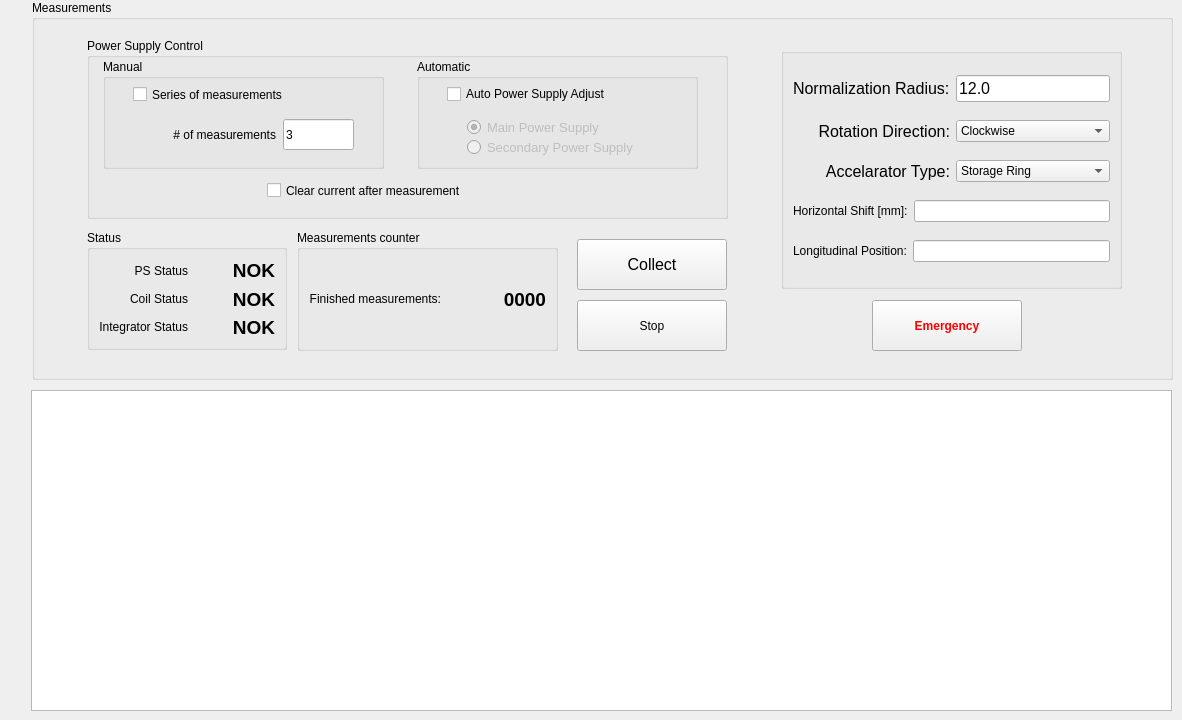
    <widget class="QWidget" name="tab_11">
     <attribute name="icon">
      <iconset resource="resource_file.qrc">
       <normaloff>:/Images/imagens/magnetic.PNG</normaloff>:/Images/imagens/magnetic.PNG</iconset>
     </attribute>
     <attribute name="title">
      <string>Measurements</string>
     </attribute>
     <widget class="QGroupBox" name="groupBox_16">
      <property name="geometry">
       <rect>
        <x>32</x>
        <y>0</y>
        <width>1141</width>
        <height>380</height>
       </rect>
      </property>
      <property name="title">
       <string>Measurements</string>
      </property>
      <widget class="QGroupBox" name="groupBox_10">
       <property name="geometry">
        <rect>
         <x>55</x>
         <y>230</y>
         <width>200</width>
         <height>120</height>
        </rect>
       </property>
       <property name="title">
        <string>Status</string>
       </property>
       <layout class="QGridLayout" name="gridLayout_10">
        <item row="0" column="0">
         <widget class="QLabel" name="label_129">
          <property name="text">
           <string>PS Status</string>
          </property>
          <property name="alignment">
           <set>Qt::AlignRight|Qt::AlignTrailing|Qt::AlignVCenter</set>
          </property>
         </widget>
        </item>
        <item row="0" column="1">
         <widget class="QLabel" name="lb_status_ps">
          <property name="font">
           <font>
            <pointsize>14</pointsize>
            <weight>75</weight>
            <bold>true</bold>
           </font>
          </property>
          <property name="layoutDirection">
           <enum>Qt::RightToLeft</enum>
          </property>
          <property name="text">
           <string>NOK</string>
          </property>
          <property name="alignment">
           <set>Qt::AlignRight|Qt::AlignTrailing|Qt::AlignVCenter</set>
          </property>
         </widget>
        </item>
        <item row="1" column="0">
         <widget class="QLabel" name="label_131">
          <property name="text">
           <string>Coil Status</string>
          </property>
          <property name="alignment">
           <set>Qt::AlignRight|Qt::AlignTrailing|Qt::AlignVCenter</set>
          </property>
         </widget>
        </item>
        <item row="1" column="1">
         <widget class="QLabel" name="lb_status_coil">
          <property name="font">
           <font>
            <pointsize>14</pointsize>
            <weight>75</weight>
            <bold>true</bold>
           </font>
          </property>
          <property name="layoutDirection">
           <enum>Qt::RightToLeft</enum>
          </property>
          <property name="text">
           <string>NOK</string>
          </property>
          <property name="alignment">
           <set>Qt::AlignRight|Qt::AlignTrailing|Qt::AlignVCenter</set>
          </property>
         </widget>
        </item>
        <item row="2" column="0">
         <widget class="QLabel" name="label_130">
          <property name="text">
           <string>Integrator Status</string>
          </property>
          <property name="alignment">
           <set>Qt::AlignRight|Qt::AlignTrailing|Qt::AlignVCenter</set>
          </property>
         </widget>
        </item>
        <item row="2" column="1">
         <widget class="QLabel" name="lb_status_integrator">
          <property name="font">
           <font>
            <pointsize>14</pointsize>
            <weight>75</weight>
            <bold>true</bold>
           </font>
          </property>
          <property name="layoutDirection">
           <enum>Qt::RightToLeft</enum>
          </property>
          <property name="text">
           <string>NOK</string>
          </property>
          <property name="alignment">
           <set>Qt::AlignRight|Qt::AlignTrailing|Qt::AlignVCenter</set>
          </property>
         </widget>
        </item>
       </layout>
      </widget>
      <widget class="QGroupBox" name="groupBox_22">
       <property name="geometry">
        <rect>
         <x>265</x>
         <y>230</y>
         <width>261</width>
         <height>121</height>
        </rect>
       </property>
       <property name="title">
        <string>Measurements counter</string>
       </property>
       <layout class="QGridLayout" name="gridLayout_12">
        <item row="0" column="0">
         <widget class="QLabel" name="label_139">
          <property name="text">
           <string>Finished measurements:</string>
          </property>
          <property name="alignment">
           <set>Qt::AlignRight|Qt::AlignTrailing|Qt::AlignVCenter</set>
          </property>
         </widget>
        </item>
        <item row="0" column="1">
         <widget class="QLabel" name="lb_meas_counter">
          <property name="font">
           <font>
            <pointsize>14</pointsize>
            <weight>75</weight>
            <bold>true</bold>
           </font>
          </property>
          <property name="layoutDirection">
           <enum>Qt::LeftToRight</enum>
          </property>
          <property name="text">
           <string>0000</string>
          </property>
          <property name="alignment">
           <set>Qt::AlignRight|Qt::AlignTrailing|Qt::AlignVCenter</set>
          </property>
         </widget>
        </item>
       </layout>
      </widget>
      <widget class="QGroupBox" name="groupBox_11">
       <property name="geometry">
        <rect>
         <x>55</x>
         <y>38</y>
         <width>641</width>
         <height>181</height>
        </rect>
       </property>
       <property name="title">
        <string>Power Supply Control</string>
       </property>
       <widget class="QGroupBox" name="groupBox_21">
        <property name="geometry">
         <rect>
          <x>16</x>
          <y>21</y>
          <width>281</width>
          <height>110</height>
         </rect>
        </property>
        <property name="title">
         <string>Manual</string>
        </property>
        <widget class="QLineEdit" name="le_n_collections">
         <property name="enabled">
          <bool>true</bool>
         </property>
         <property name="geometry">
          <rect>
           <x>180</x>
           <y>60</y>
           <width>71</width>
           <height>31</height>
          </rect>
         </property>
         <property name="text">
          <string>3</string>
         </property>
        </widget>
        <widget class="QLabel" name="label_22">
         <property name="enabled">
          <bool>true</bool>
         </property>
         <property name="geometry">
          <rect>
           <x>33</x>
           <y>60</y>
           <width>140</width>
           <height>31</height>
          </rect>
         </property>
         <property name="text">
          <string># of measurements</string>
         </property>
         <property name="alignment">
          <set>Qt::AlignRight|Qt::AlignTrailing|Qt::AlignVCenter</set>
         </property>
        </widget>
        <widget class="QCheckBox" name="chb_seriesofmeas">
         <property name="geometry">
          <rect>
           <x>30</x>
           <y>20</y>
           <width>190</width>
           <height>31</height>
          </rect>
         </property>
         <property name="text">
          <string>Series of measurements</string>
         </property>
        </widget>
       </widget>
       <widget class="QGroupBox" name="groupBox_20">
        <property name="geometry">
         <rect>
          <x>330</x>
          <y>21</y>
          <width>281</width>
          <height>110</height>
         </rect>
        </property>
        <property name="title">
         <string>Automatic</string>
        </property>
        <widget class="QCheckBox" name="chb_automatic_ps">
         <property name="enabled">
          <bool>true</bool>
         </property>
         <property name="geometry">
          <rect>
           <x>30</x>
           <y>20</y>
           <width>211</width>
           <height>30</height>
          </rect>
         </property>
         <property name="text">
          <string>Auto Power Supply Adjust</string>
         </property>
        </widget>
        <widget class="QRadioButton" name="rb_main_ps">
         <property name="enabled">
          <bool>false</bool>
         </property>
         <property name="geometry">
          <rect>
           <x>50</x>
           <y>60</y>
           <width>161</width>
           <height>17</height>
          </rect>
         </property>
         <property name="font">
          <font>
           <pointsize>10</pointsize>
          </font>
         </property>
         <property name="text">
          <string>Main Power Supply</string>
         </property>
         <property name="checked">
          <bool>true</bool>
         </property>
        </widget>
        <widget class="QRadioButton" name="rb_secondary_ps">
         <property name="enabled">
          <bool>false</bool>
         </property>
         <property name="geometry">
          <rect>
           <x>50</x>
           <y>80</y>
           <width>171</width>
           <height>17</height>
          </rect>
         </property>
         <property name="font">
          <font>
           <pointsize>10</pointsize>
          </font>
         </property>
         <property name="text">
          <string>Secondary Power Supply</string>
         </property>
        </widget>
       </widget>
       <widget class="QCheckBox" name="chb_clear_current">
        <property name="geometry">
         <rect>
          <x>180</x>
          <y>141</y>
          <width>261</width>
          <height>23</height>
         </rect>
        </property>
        <property name="text">
         <string>Clear current after measurement</string>
        </property>
        <property name="checked">
         <bool>false</bool>
        </property>
       </widget>
      </widget>
      <widget class="QGroupBox" name="groupBox_2">
       <property name="geometry">
        <rect>
         <x>749</x>
         <y>48</y>
         <width>341</width>
         <height>241</height>
        </rect>
       </property>
       <property name="title">
        <string/>
       </property>
       <property name="alignment">
        <set>Qt::AlignLeading|Qt::AlignLeft|Qt::AlignVCenter</set>
       </property>
       <layout class="QGridLayout" name="gridLayout_11">
        <item row="1" column="0">
         <widget class="QLabel" name="label_34">
          <property name="font">
           <font>
            <pointsize>12</pointsize>
           </font>
          </property>
          <property name="text">
           <string>Rotation Direction:</string>
          </property>
          <property name="alignment">
           <set>Qt::AlignRight|Qt::AlignTrailing|Qt::AlignVCenter</set>
          </property>
         </widget>
        </item>
        <item row="0" column="1">
         <widget class="QLineEdit" name="le_norm_radius">
          <property name="font">
           <font>
            <pointsize>12</pointsize>
           </font>
          </property>
          <property name="text">
           <string>12.0</string>
          </property>
         </widget>
        </item>
        <item row="0" column="0">
         <widget class="QLabel" name="label_175">
          <property name="font">
           <font>
            <pointsize>12</pointsize>
           </font>
          </property>
          <property name="text">
           <string>Normalization Radius:</string>
          </property>
         </widget>
        </item>
        <item row="2" column="0">
         <widget class="QLabel" name="label_36">
          <property name="font">
           <font>
            <pointsize>12</pointsize>
           </font>
          </property>
          <property name="text">
           <string>Accelarator Type:</string>
          </property>
          <property name="alignment">
           <set>Qt::AlignRight|Qt::AlignTrailing|Qt::AlignVCenter</set>
          </property>
         </widget>
        </item>
        <item row="1" column="1">
         <widget class="QComboBox" name="cb_coil_rotation_direction">
          <item>
           <property name="text">
            <string>Clockwise</string>
           </property>
          </item>
          <item>
           <property name="text">
            <string>CounterClockwise</string>
           </property>
          </item>
         </widget>
        </item>
        <item row="2" column="1">
         <widget class="QComboBox" name="cb_accelerator_type">
          <property name="currentIndex">
           <number>1</number>
          </property>
          <item>
           <property name="text">
            <string>Booster</string>
           </property>
          </item>
          <item>
           <property name="text">
            <string>Storage Ring</string>
           </property>
          </item>
         </widget>
        </item>
        <item row="4" column="0" colspan="2">
         <layout class="QHBoxLayout" name="horizontalLayout_7">
          <item>
           <widget class="QLabel" name="label_24">
            <property name="text">
             <string>Longitudinal Position:</string>
            </property>
           </widget>
          </item>
          <item>
           <widget class="QLineEdit" name="le_longitudinal_pos"/>
          </item>
         </layout>
        </item>
        <item row="3" column="0" colspan="2">
         <layout class="QHBoxLayout" name="horizontalLayout_8">
          <item>
           <widget class="QLabel" name="label_29">
            <property name="text">
             <string>Horizontal Shift [mm]:</string>
            </property>
           </widget>
          </item>
          <item>
           <widget class="QLineEdit" name="le_shift_x"/>
          </item>
         </layout>
        </item>
       </layout>
      </widget>
      <widget class="QPushButton" name="pb_start_meas">
       <property name="enabled">
        <bool>true</bool>
       </property>
       <property name="geometry">
        <rect>
         <x>545</x>
         <y>239</y>
         <width>150</width>
         <height>51</height>
        </rect>
       </property>
       <property name="font">
        <font>
         <pointsize>12</pointsize>
        </font>
       </property>
       <property name="cursor">
        <cursorShape>ArrowCursor</cursorShape>
       </property>
       <property name="text">
        <string>Collect</string>
       </property>
       <property name="icon">
        <iconset resource="resource_file.qrc">
         <normaloff>:/Images/imagens/play1.png</normaloff>:/Images/imagens/play1.png</iconset>
       </property>
       <property name="iconSize">
        <size>
         <width>30</width>
         <height>30</height>
        </size>
       </property>
      </widget>
      <widget class="QPushButton" name="pb_emergency6">
       <property name="geometry">
        <rect>
         <x>840</x>
         <y>300</y>
         <width>150</width>
         <height>51</height>
        </rect>
       </property>
       <property name="palette">
        <palette>
         <active>
          <colorrole role="ButtonText">
           <brush brushstyle="SolidPattern">
            <color alpha="255">
             <red>255</red>
             <green>0</green>
             <blue>0</blue>
            </color>
           </brush>
          </colorrole>
         </active>
         <inactive>
          <colorrole role="ButtonText">
           <brush brushstyle="SolidPattern">
            <color alpha="255">
             <red>255</red>
             <green>0</green>
             <blue>0</blue>
            </color>
           </brush>
          </colorrole>
         </inactive>
         <disabled>
          <colorrole role="ButtonText">
           <brush brushstyle="SolidPattern">
            <color alpha="255">
             <red>120</red>
             <green>120</green>
             <blue>120</blue>
            </color>
           </brush>
          </colorrole>
         </disabled>
        </palette>
       </property>
       <property name="font">
        <font>
         <weight>75</weight>
         <bold>true</bold>
        </font>
       </property>
       <property name="text">
        <string>Emergency</string>
       </property>
       <property name="icon">
        <iconset resource="resource_file.qrc">
         <normaloff>:/Images/imagens/emergency_icon_01.png</normaloff>:/Images/imagens/emergency_icon_01.png</iconset>
       </property>
       <property name="iconSize">
        <size>
         <width>35</width>
         <height>35</height>
        </size>
       </property>
      </widget>
      <widget class="QPushButton" name="pb_stop">
       <property name="geometry">
        <rect>
         <x>545</x>
         <y>300</y>
         <width>150</width>
         <height>51</height>
        </rect>
       </property>
       <property name="font">
        <font>
         <weight>50</weight>
         <bold>false</bold>
        </font>
       </property>
       <property name="text">
        <string>Stop</string>
       </property>
       <property name="icon">
        <iconset resource="resource_file.qrc">
         <normaloff>:/Images/imagens/stop.png</normaloff>:/Images/imagens/stop.png</iconset>
       </property>
       <property name="iconSize">
        <size>
         <width>35</width>
         <height>35</height>
        </size>
       </property>
      </widget>
     </widget>
     <widget class="PlotWidget" name="gv_rawcurves">
      <property name="geometry">
       <rect>
        <x>31</x>
        <y>390</y>
        <width>1141</width>
        <height>321</height>
       </rect>
      </property>
      <property name="backgroundBrush">
       <brush brushstyle="SolidPattern">
        <color alpha="255">
         <red>255</red>
         <green>255</green>
         <blue>255</blue>
        </color>
       </brush>
      </property>
     </widget>
    </widget>
